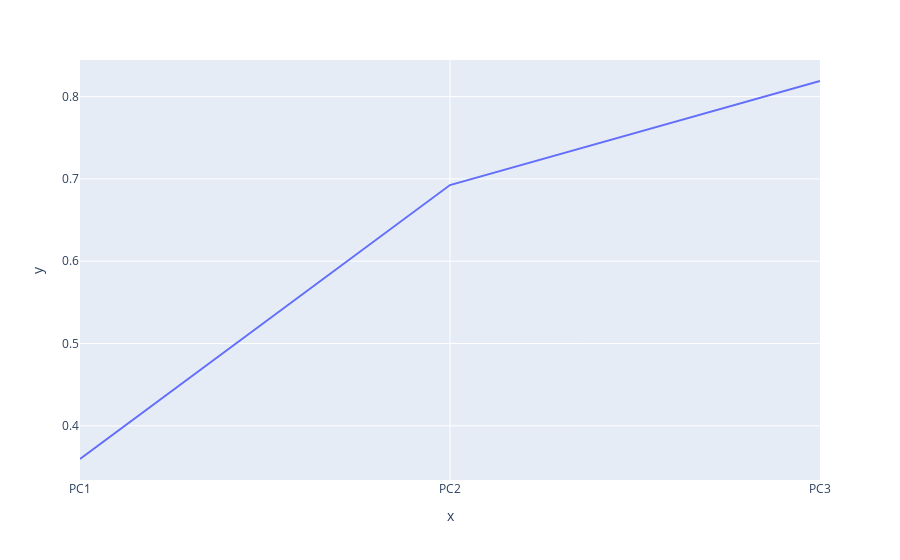

The code cell stored with this chart in its notebook:
### Code cell
# Scree plot
px.line(x = ['PC1', 'PC2', 'PC3'], y=np.cumsum(pca.explained_variance_ratio_))

### Figure 1 — Plotly figure (JSON) as saved in the notebook; plotly's stock layout.template omitted (floating-point values rounded to 4 significant figures)
{"data": [{"hovertemplate": "x=%{x}<br>y=%{y}<extra></extra>", "legendgroup": "", "line": {"color": "#636efa", "dash": "solid"}, "marker": {"symbol": "circle"}, "mode": "lines", "name": "", "orientation": "v", "showlegend": false, "type": "scatter", "x": ["PC1", "PC2", "PC3"], "xaxis": "x", "y": [0.3597, 0.6926, 0.819], "yaxis": "y"}], "layout": {"legend": {"tracegroupgap": 0}, "margin": {"t": 60}, "xaxis": {"anchor": "y", "domain": [0, 1], "title": {"text": "x"}}, "yaxis": {"anchor": "x", "domain": [0, 1], "title": {"text": "y"}}}}
